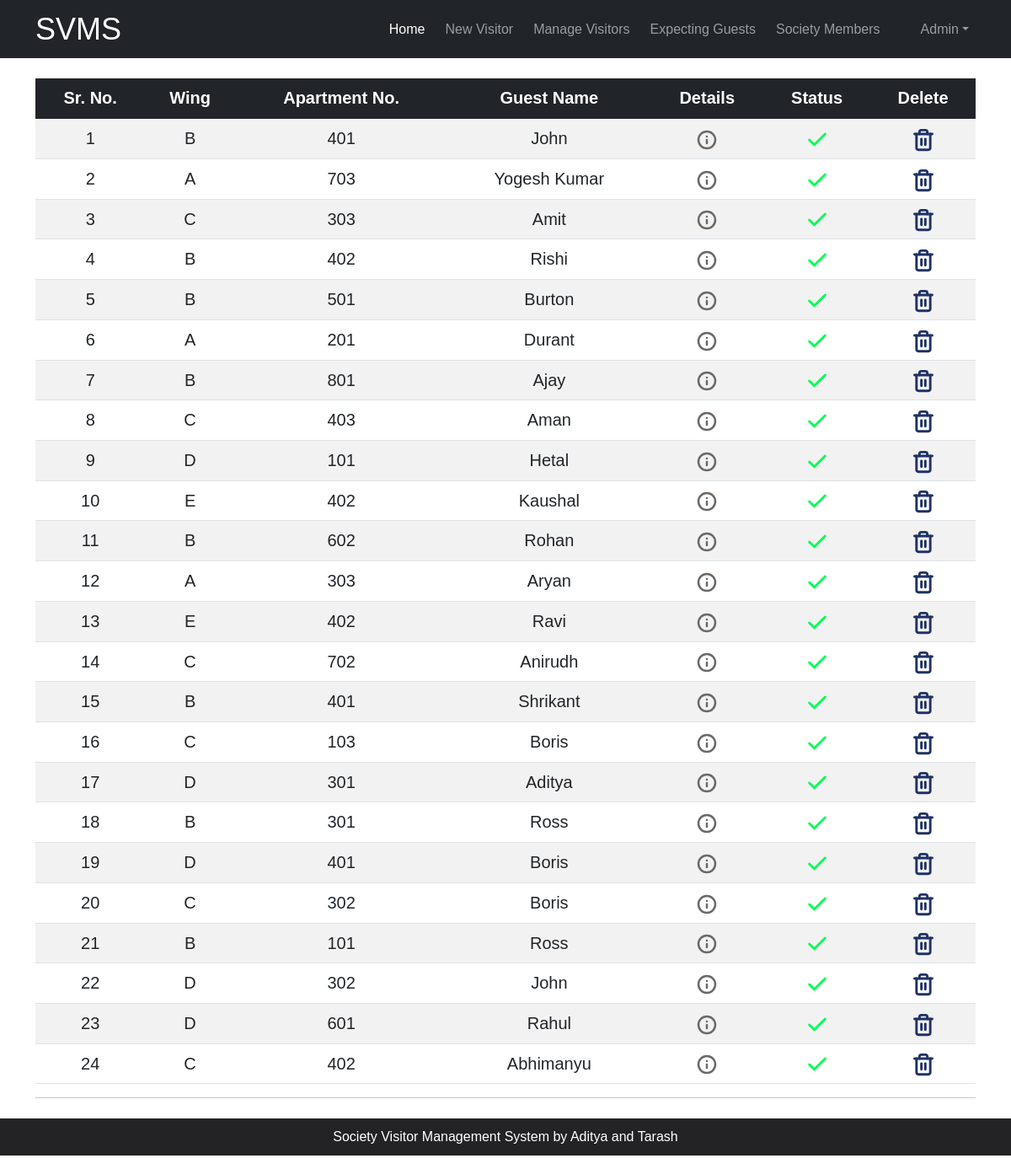
/managevisitors.php (signed in), run on the app's committed database.
### tables this page shows
CREATE TABLE `tblvisitor` (
  `ID` int(5) NOT NULL,
  `VisitorName` varchar(120) DEFAULT NULL,
  `MobileNumber` bigint(11) DEFAULT NULL,
  `FlatNumber` varchar(3) NOT NULL,
  `Wing` char(1) NOT NULL,
  `WhomtoMeet` varchar(120) DEFAULT NULL,
  `ReasontoMeet` varchar(120) DEFAULT NULL,
  `EnterDate` timestamp NULL DEFAULT current_timestamp(),
  `outtime` timestamp NULL DEFAULT NULL ON UPDATE current_timestamp()
);

### managevisitors.php (the view, shortened to what this page needs)
<?php
include('includes/dbconnection.php');
if (strlen($_SESSION['svmsaid'] == 0)) {
    header('location:logout.php');
} else {
?>
    <!DOCTYPE html>
    <html lang="en">
    <head>
        <link href="https://cdn.jsdelivr.net/npm/bootstrap@5.1.3/dist/css/bootstrap.min.css" rel="stylesheet">
    </head>
    <body>
        <header>
            <?php include_once('includes/header.php'); ?>
        </header>
        <div class="main-content container mt-4 mb-4 ">
            <table class="table table-striped" style="background-color: white;">
                <thead class="table-dark fs-5 text-center">
                    <th scope="col">Sr. No.</th>
                    <th scope="col">Wing</th>
                    <th scope="col">Apartment No.</th>
                    <th scope="col">Guest Name</th>
                    <th scope="col">Details</th>
                    <th scope="col">Status</th>
                    <th scope="col">Delete</th>
                </thead>
                <?php
                $ret = mysqli_query($con, "select * from tblvisitor");
                $cnt = 1;
                while ($row = mysqli_fetch_array($ret)) {
                ?>
                    <tr class="fs-5" id="<?php echo $row['ID'] ?>">
                        <td class="text-center"><?php echo $cnt; ?></td>
                        <td class="text-center"><?php echo $row['Wing']; ?></td>
                        <td class="text-center"><?php echo $row['FlatNumber']; ?></td>
                        <td class="text-center"><?php echo $row['VisitorName']; ?></td>
                        <td class="text-center">
                            <a href="showdetails.php?vid=<?php echo $row['ID']; ?>">
                            </a>
                        </td>
                        <?php
                        if ($row['outtime'] == NULL) { ?>
                            <td class="text-center" id="<?php echo $row['ID']; ?>">
                                <a href="managevisitors.php?exitvid=<?php echo $row['ID']; ?>">
                                    <svg xmlns="http://www.w3.org/2000/svg" width="28" height="28" viewBox="0 0 24 24" fill="none" stroke=" #ff0000" stroke-width="2.5" stroke-linecap="round" stroke-linejoin="round" class="feather feather-log-out">
                                        <path d="M9 21H5a2 2 0 0 1-2-2V5a2 2 0 0 1 2-2h4"></path>
                                        <polyline points="16 17 21 12 16 7"></polyline>
                                        <line x1="21" y1="12" x2="9" y2="12"></line>
                                    </svg>
                                </a>
                            </td>
                            <td></td>
                        <?php } else { ?>
                            <td class="text-center">
                                <svg xmlns="http://www.w3.org/2000/svg" width="28" height="28" viewBox="0 0 24 24" fill="none" stroke=" #00ff55" stroke-width="2.5" stroke-linecap="round" stroke-linejoin="round" class="feather feather-check">
                                    <polyline points="20 6 9 17 4 12"></polyline>
                                </svg>
                            </td>
                            <td class="text-center">
                                <a href="managevisitors.php?delvid=<?php echo $row['ID']; ?>">
                                </a>
                            </td>
                        <?php } ?>
                    </tr>
                <?php
                    $cnt = $cnt + 1;
                } ?>
            </table>
            <hr>
        </div>
        <footer>
            <?php include_once('includes/footer.php'); ?>
        </footer>
    </body>
    </html>
<?php } ?>

### includes/header.php (shortened to what this page needs)
<nav class="navbar navbar-expand-lg navbar-dark bg-dark">
    <div class="container">
        <a href="dashboard.php">
            <h1 class="navbar-brand mb-0">SVMS</h1>
        </a>
        <div class="collapse navbar-collapse" id="navbarNav">
            <ul class="navbar-nav ms-md-auto gap-2">
                <li class="nav-item rounded">
                    <a class="nav-link active" aria-current="page" href="dashboard.php"><i class="bi bi-house-fill me-2"></i>Home</a>
                </li>
                <li class="nav-item rounded">
                    <a class="nav-link" href="newvisitor.php">New Visitor</a>
                </li>
                <li class="nav-item rounded">
                    <a class="nav-link" href="managevisitors.php">Manage Visitors</a>
                </li>
                <li class="nav-item rounded">
                    <a class="nav-link" href="expectingguests.php">Expecting Guests</a>
                </li>
                <li class="nav-item rounded">
                    <a class="nav-link" href="societymembers.php">Society Members</a>
                </li>
                <li class="nav-item dropdown rounded">
                    <a class="nav-link dropdown-toggle" href="#" id="navbarDropdown" role="button" data-bs-toggle="dropdown" aria-expanded="false"><i class="bi bi-person-fill me-4"></i>Admin</a>
                </li>
            </ul>
        </div>
    </div>
</nav>

### includes/footer.php
<div class="row">
    <div class="col-md-12">
        <div class="copyright" style="background-color: #232325;">
            <p class="text-center" style="color: white;padding: 10px;">Society Visitor Management System by Aditya and Tarash</p>
        </div>
    </div>
</div>

### data on the page
tblvisitor: Wing "B", FlatNumber "401", VisitorName "John"
tblvisitor: Wing "A", FlatNumber "703", VisitorName "Yogesh Kumar"
tblvisitor: Wing "C", FlatNumber "303", VisitorName "Amit"
tblvisitor: Wing "B", FlatNumber "402", VisitorName "Rishi"
tblvisitor: Wing "B", FlatNumber "501", VisitorName "Burton"
tblvisitor: Wing "A", FlatNumber "201", VisitorName "Durant"
tblvisitor: Wing "B", FlatNumber "801", VisitorName "Ajay"
tblvisitor: Wing "C", FlatNumber "403", VisitorName "Aman"
tblvisitor: Wing "D", FlatNumber "101", VisitorName "Hetal"
tblvisitor: Wing "E", FlatNumber "402", VisitorName "Kaushal"
tblvisitor: Wing "B", FlatNumber "602", VisitorName "Rohan"
tblvisitor: Wing "A", FlatNumber "303", VisitorName "Aryan"
tblvisitor: Wing "E", FlatNumber "402", VisitorName "Ravi"
tblvisitor: Wing "C", FlatNumber "702", VisitorName "Anirudh"
tblvisitor: Wing "B", FlatNumber "401", VisitorName "Shrikant"
tblvisitor: Wing "C", FlatNumber "103", VisitorName "Boris"
tblvisitor: Wing "D", FlatNumber "301", VisitorName "Aditya"
tblvisitor: Wing "B", FlatNumber "301", VisitorName "Ross"
tblvisitor: Wing "D", FlatNumber "401", VisitorName "Boris"
tblvisitor: Wing "C", FlatNumber "302", VisitorName "Boris"
tblvisitor: Wing "B", FlatNumber "101", VisitorName "Ross"
tblvisitor: Wing "D", FlatNumber "302", VisitorName "John"
tblvisitor: Wing "D", FlatNumber "601", VisitorName "Rahul"
tblvisitor: Wing "C", FlatNumber "402", VisitorName "Abhimanyu"
